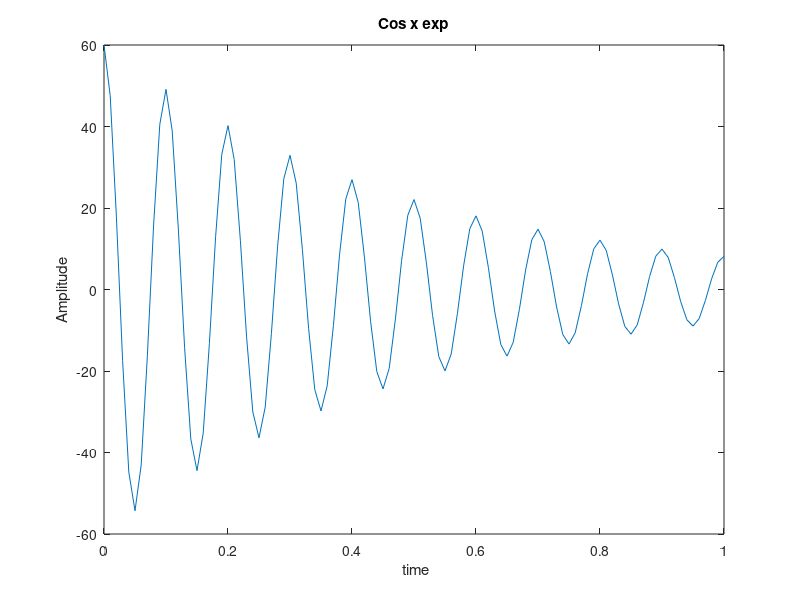

The MATLAB script that drew this image:
b=2;
f=10;
a=60;
t=0:0.01:1;
 
y= (cos(2*pi*f*t)).*(a*exp(-b*t));
plot(t,y)
xlabel(' time');
ylabel('Amplitude');
title('Cos x exp');
